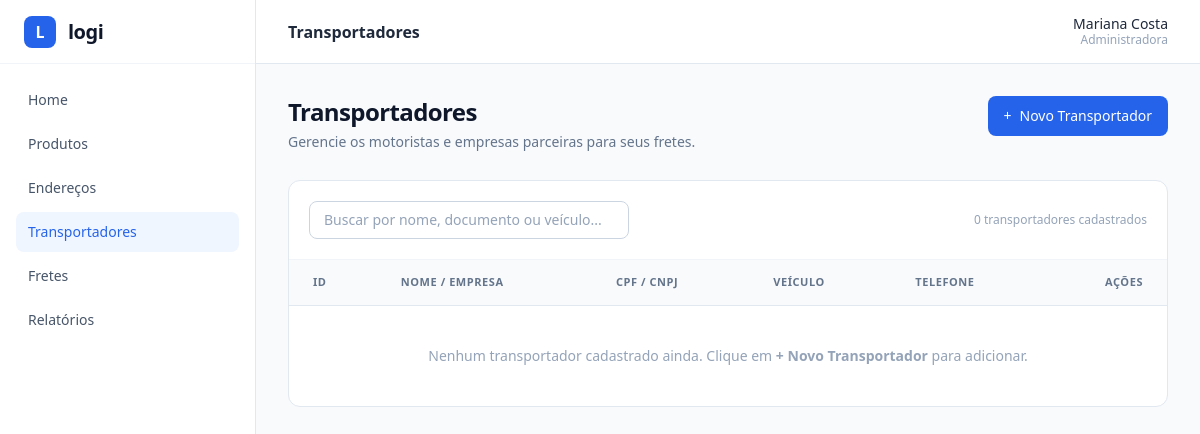
The page /transportadores.php on the database as committed earlier.
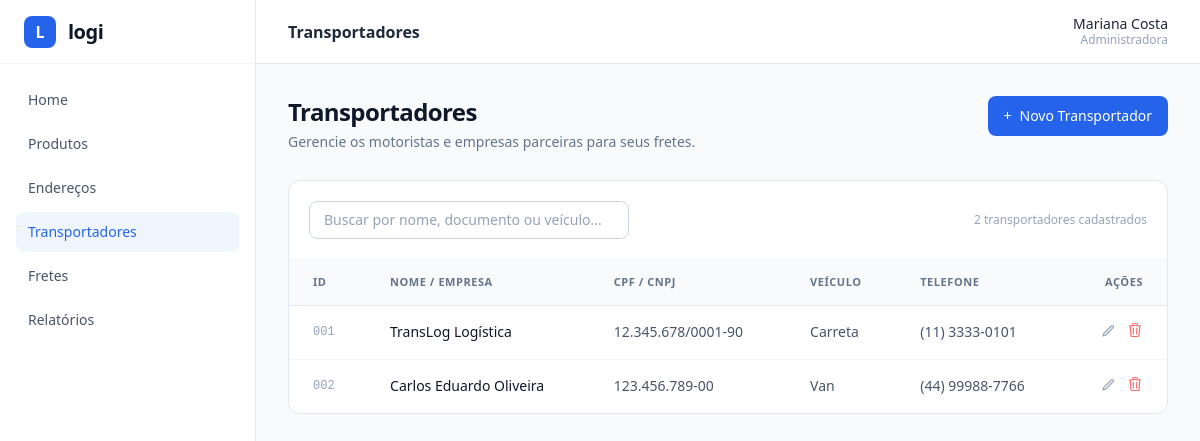
The same page on the database as committed later.
### tables this page shows
CREATE TABLE transportadores (
            id INTEGER PRIMARY KEY AUTOINCREMENT,
            nome TEXT NOT NULL,
            documento TEXT NOT NULL,
            veiculo TEXT NOT NULL,
            telefone TEXT NOT NULL
        );

### transportadores.php (the view, shortened to what the changed rows need)
<?php
$pdo = getDb();
$modoFormulario = false;
$transportadorEdicao = [
    'id' => 0,
    'nome' => '',
    'documento' => '',
    'veiculo' => '',
    'telefone' => '',
];
$transportadores = [];
if (!$modoFormulario) {
    $transportadores = $pdo->query('SELECT id, nome, documento, veiculo, telefone FROM transportadores ORDER BY id ASC')->fetchAll();
}
require_once __DIR__ . '/includes/header.php';
?>
<?php if ($modoFormulario): ?>
    <?php $ehEdicao = ((int) $transportadorEdicao['id'] > 0); ?>
    <nav class="flex items-center gap-2 text-xs text-slate-400 mb-3">
        <a href="transportadores.php" class="hover:text-slate-600 transition">Transportadores</a>
        <span>/</span>
        <span class="text-slate-600 font-medium"><?= $ehEdicao ? 'Editar transportador' : 'Novo transportador' ?></span>
    </nav>
    <div class="mb-7">
        <h1 class="text-2xl font-bold text-slate-900 tracking-tight">
            <?= $ehEdicao ? 'Editar Transportador' : 'Cadastrar Transportador' ?>
        </h1>
        <p class="text-sm text-slate-500 mt-1">Adicione um motorista ou uma empresa para realizar seus fretes.</p>
    </div>
    <form method="POST" action="transportadores.php" class="bg-white border border-slate-200 rounded-xl overflow-hidden">
        <input type="hidden" name="acao" value="salvar">
        <input type="hidden" name="id" value="<?= (int) $transportadorEdicao['id'] ?>">
        <div class="p-6 sm:p-8 space-y-6">
            <div class="flex items-center justify-between">
                <div>
                    <h2 class="text-base font-semibold text-slate-900">Informações do transportador</h2>
                    <p class="text-xs text-slate-500 mt-0.5">Preencha os dados de identificação, veículo e contato.</p>
                </div>
                <span class="text-xs text-slate-400">* Campos obrigatórios</span>
            </div>
            <div class="grid grid-cols-1 sm:grid-cols-2 gap-6">
                <div>
                    <label for="nome" class="block text-sm font-medium text-slate-700 mb-2">
                        Nome do Motorista ou Empresa *
                    </label>
                    <input
                        type="text"
                        id="nome"
                        name="nome"
                        required
                        value="<?= htmlspecialchars($transportadorEdicao['nome']) ?>"
                        placeholder="Ex.: TransLog"
                        class="w-full rounded-lg border border-slate-300 px-3.5 py-2.5 text-sm text-slate-900 placeholder:text-slate-400 focus:border-blue-600 focus:outline-none focus:ring-2 focus:ring-blue-600/15"
                    >
                </div>
                <div>
                    <label for="documento" class="block text-sm font-medium text-slate-700 mb-2">
                        CPF ou CNPJ *
                    </label>
                    <input
                        type="text"
                        id="documento"
                        name="documento"
                        required
                        value="<?= htmlspecialchars($transportadorEdicao['documento']) ?>"
                        placeholder="Digite o CPF ou CNPJ"
                        class="w-full rounded-lg border border-slate-300 px-3.5 py-2.5 text-sm text-slate-900 placeholder:text-slate-400 focus:border-blue-600 focus:outline-none focus:ring-2 focus:ring-blue-600/15"
                    >
                </div>
            </div>
            <div class="grid grid-cols-1 sm:grid-cols-2 gap-6">
                <div>
                    <label for="veiculo" class="block text-sm font-medium text-slate-700 mb-2">
                        Tipo de Veículo *
                    </label>
                    <input
                        type="text"
                        id="veiculo"
                        name="veiculo"
                        required
                        value="<?= htmlspecialchars($transportadorEdicao['veiculo']) ?>"
                        placeholder="Ex.: Carreta, Van, Fiorino"
                        class="w-full rounded-lg border border-slate-300 px-3.5 py-2.5 text-sm text-slate-900 placeholder:text-slate-400 focus:border-blue-600 focus:outline-none focus:ring-2 focus:ring-blue-600/15"
                    >
                    <p class="text-xs text-slate-400 mt-1.5">Informe o veículo utilizado no transporte.</p>
                </div>
                <div>
                    <label for="telefone" class="block text-sm font-medium text-slate-700 mb-2">
                        Telefone / Contato *
                    </label>
                    <input
                        type="text"
                        id="telefone"
                        name="telefone"
                        required
                        value="<?= htmlspecialchars($transportadorEdicao['telefone']) ?>"
                        placeholder="Ex.: (11) 3333-0101"
                        class="w-full rounded-lg border border-slate-300 px-3.5 py-2.5 text-sm text-slate-900 placeholder:text-slate-400 focus:border-blue-600 focus:outline-none focus:ring-2 focus:ring-blue-600/15"
                    >
                    <p class="text-xs text-slate-400 mt-1.5">Inclua o DDD do telefone.</p>
                </div>
            </div>
        </div>
        <div class="bg-slate-50/70 border-t border-slate-200 px-6 sm:px-8 py-4 flex flex-col sm:flex-row sm:items-center sm:justify-between gap-3">
            <p class="text-xs text-slate-400">Os dados poderão ser editados após o cadastro.</p>
            <div class="flex items-center justify-end gap-3">
                <a
                    href="transportadores.php"
                    class="px-4 py-2 rounded-lg border border-slate-300 bg-white text-sm font-medium text-slate-700 hover:bg-slate-50 transition"
                >
                    Cancelar
                </a>
                <button
                    type="submit"
                    class="px-5 py-2 rounded-lg bg-blue-600 text-sm font-medium text-white hover:bg-blue-700 transition cursor-pointer"
                >
                    <?= $ehEdicao ? 'Atualizar Transportador' : 'Salvar Transportador' ?>
                </button>
            </div>
        </div>
    </form>
    <p class="text-xs text-slate-400 mt-4">
        Após salvar, o transportador estará disponível para seleção ao gerar um frete.
    </p>
<?php else: ?>
    <div class="flex flex-col sm:flex-row sm:items-center sm:justify-between gap-4 mb-7">
        <div>
            <h1 class="text-2xl font-bold text-slate-900 tracking-tight">Transportadores</h1>
            <p class="text-sm text-slate-500 mt-1">Gerencie os motoristas e empresas parceiras para seus fretes.</p>
        </div>
        <a
            href="transportadores.php?acao=novo"
            class="inline-flex items-center justify-center gap-2 px-4 py-2.5 rounded-lg bg-blue-600 text-sm font-medium text-white hover:bg-blue-700 transition self-start"
        >
            <span>+</span>
            <span>Novo Transportador</span>
        </a>
    </div>
    <div class="bg-white border border-slate-200 rounded-xl overflow-hidden">
        <div class="p-5 flex flex-col sm:flex-row sm:items-center sm:justify-between gap-4 border-b border-slate-100">
            <div class="relative w-full sm:w-80">
                <input
                    type="text"
                    id="buscaTransportador"
                    placeholder="Buscar por nome, documento ou veículo..."
                    class="w-full rounded-lg border border-slate-300 pl-3.5 pr-3.5 py-2 text-sm text-slate-900 placeholder:text-slate-400 focus:border-blue-600 focus:outline-none focus:ring-2 focus:ring-blue-600/15"
                >
            </div>
            <span id="contadorTransportadores" class="text-xs text-slate-400">
                <?= count($transportadores) ?> <?= count($transportadores) === 1 ? 'transportador cadastrado' : 'transportadores cadastrados' ?>
            </span>
        </div>
        <div class="overflow-x-auto">
            <table class="w-full text-left border-collapse">
                <thead>
                    <tr class="bg-slate-50 border-b border-slate-200 text-[11px] font-semibold uppercase tracking-wider text-slate-500">
                        <th class="py-3.5 px-6">ID</th>
                        <th class="py-3.5 px-6">Nome / Empresa</th>
                        <th class="py-3.5 px-6">CPF / CNPJ</th>
                        <th class="py-3.5 px-6">Veículo</th>
                        <th class="py-3.5 px-6">Telefone</th>
                        <th class="py-3.5 px-6 text-right">Ações</th>
                    </tr>
                </thead>
                <tbody class="divide-y divide-slate-100 text-sm">
                    <?php if (empty($transportadores)): ?>
                        <tr>
                            <td colspan="6" class="py-10 px-6 text-center text-slate-400">
                                Nenhum transportador cadastrado ainda. Clique em <strong>+ Novo Transportador</strong> para adicionar.
                            </td>
                        </tr>
                    <?php else: ?>
                        <?php foreach ($transportadores as $t):
                            $idFormatado = str_pad((string) $t['id'], 3, '0', STR_PAD_LEFT);
                            $textoBusca = mb_strtolower(
                                $idFormatado . ' ' . $t['id'] . ' ' . $t['nome'] . ' ' .
                                $t['documento'] . ' ' . $t['veiculo'] . ' ' . $t['telefone']
                            );
                        ?>
                            <tr
                                class="linha-transportador hover:bg-slate-50/70 transition"
                                data-busca="<?= htmlspecialchars($textoBusca) ?>"
                            >
                                <td class="py-4 px-6 text-slate-400 font-mono text-xs"><?= htmlspecialchars($idFormatado) ?></td>
                                <td class="py-4 px-6 font-medium text-slate-900"><?= htmlspecialchars($t['nome']) ?></td>
                                <td class="py-4 px-6 text-slate-600"><?= htmlspecialchars($t['documento']) ?></td>
                                <td class="py-4 px-6 text-slate-600"><?= htmlspecialchars($t['veiculo']) ?></td>
                                <td class="py-4 px-6 text-slate-600"><?= htmlspecialchars($t['telefone']) ?></td>
                                <td class="py-4 px-6">
                                    <div class="flex items-center justify-end gap-3">
                                        <a
                                            href="transportadores.php?editar=<?= (int) $t['id'] ?>"
                                            title="Editar transportador"
                                            class="text-slate-400 hover:text-blue-600 transition"
                                        >
                                            <svg class="w-4 h-4" fill="none" stroke="currentColor" stroke-width="1.8" viewBox="0 0 24 24">
                                                <path stroke-linecap="round" stroke-linejoin="round" d="M16.862 4.487l1.687-1.688a1.875 1.875 0 112.652 2.652L10.582 16.07a4.5 4.5 0 01-1.897 1.13L6 18l.8-2.685a4.5 4.5 0 011.13-1.897l8.932-8.931z" />
                                            </svg>
                                        </a>
                                        <form
                                            method="POST"
                                            action="transportadores.php"
                                            onsubmit="return confirm('Deseja realmente excluir este transportador?');"
                                            class="inline"
                                        >
                                            <button
                                                type="submit"
                                                title="Excluir transportador"
                                                class="text-red-400 hover:text-red-600 transition cursor-pointer"
                                            >
                                            </button>
                                        </form>
                                    </div>
                                </td>
                            </tr>
                        <?php endforeach; ?>
                    <?php endif; ?>
                </tbody>
            </table>
        </div>
    </div>
<?php endif; ?>
<?php require_once __DIR__ . '/includes/footer.php'; ?>

### includes/sidebar.php (shortened to what the changed rows need)
<?php
$itensMenu = [
    ['arquivo' => 'index.php', 'label' => 'Home'],
    ['arquivo' => 'produtos.php', 'label' => 'Produtos'],
    ['arquivo' => 'enderecos.php', 'label' => 'Endereços'],
    ['arquivo' => 'transportadores.php', 'label' => 'Transportadores'],
    ['arquivo' => 'fretes.php', 'label' => 'Fretes'],
    ['arquivo' => 'relatorios.php', 'label' => 'Relatórios'],
];
?>
<aside class="w-64 bg-white border-r border-slate-200 flex flex-col shrink-0">
    <nav class="p-4 space-y-1">
        <?php foreach ($itensMenu as $item):
            $ativo = ($paginaAtual === $item['arquivo']);
            $classes = $ativo
                ? 'bg-blue-50 text-blue-600 font-medium'
                : 'text-slate-600 hover:bg-slate-50 hover:text-slate-900';
        ?>
            <a href="<?= $item['arquivo'] ?>" class="flex items-center px-3 py-2.5 rounded-lg text-sm transition <?= $classes ?>">
                <?= htmlspecialchars($item['label']) ?>
            </a>
        <?php endforeach; ?>
    </nav>
</aside>

Rows that differ between the two databases and show on the page:
added transportadores: id "001", nome "TransLog Logística", documento "12.345.678/0001-90", veiculo "Carreta", telefone "(11) 3333-0101"
added transportadores: id "002", nome "Carlos Eduardo Oliveira", documento "123.456.789-00", veiculo "Van", telefone "(44) 99988-7766"
Other text that changed with them:
count($transportadores): "0" → "2"
text no longer shown: "Nenhum transportador cadastrado ainda. Clique em + Novo Transportador para adicionar."
